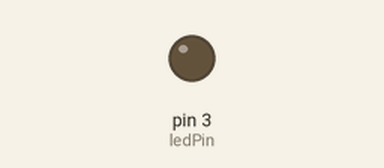
A sketch run on a simulated Arduino Uno, built with avr-gcc and run on an emulated ATmega328P. On the bench: output pins drawn as LEDs (lit = HIGH).

Above: at 0.05 s.
Timing chart, 0 to 4.1 s (numbered marks = the images above):
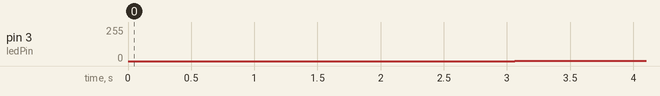

The sketch:

Lab_3.ino
```cpp
// set pin number:
const byte ledPin = 3; // number of LED pwm pin

void setup() {
}

void loop() {
    breath(ledPin, 6);
    delay(500);
}

void breath(byte ledPin, unsigned int delayMs) {
    byte i = 0;

    for(; i < 255; i++) { // increase 'i' from 0 to 255
        analogWrite(ledPin, i);
        delay(delayMs);
    }

    for(; i > 0; i--) { // decrease 'i' from 255 to 0
        analogWrite(ledPin, i);
        delay(delayMs);
    }
}
```

Measured:
- by itself, pin 3 (ledPin): 0/255 → 1/255 at 3.1 s, → 128/255 36.9 s later
